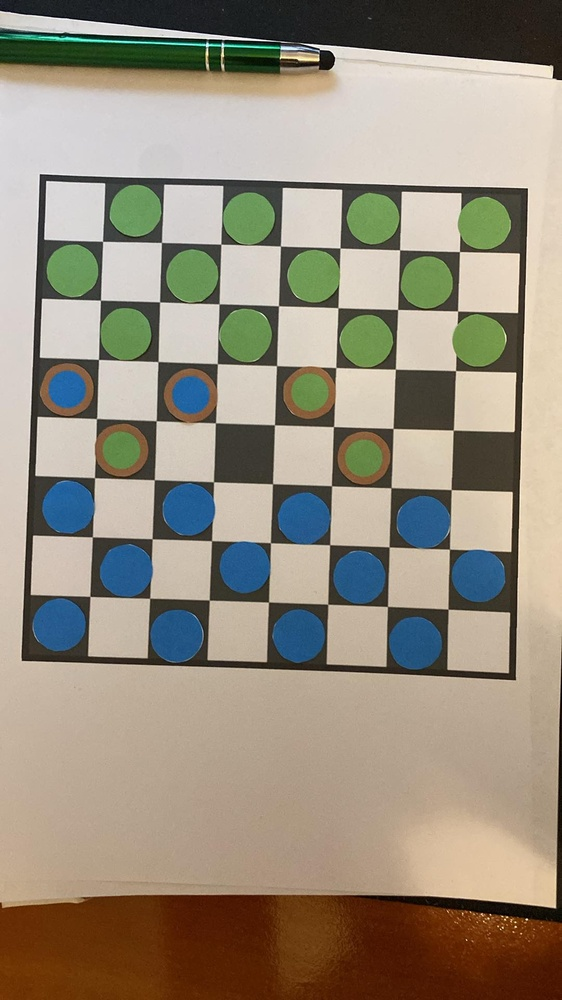
#> input picture computer_vision_scripts/plansza.jpg, 562 x 1000 px, shrunk from 1080 x 1920 before the run
$ python test.py
#> lines starting #> are read from the running program, lines starting #| are printed output that depends on the picture; after the words box and inside, x2 and y2 are one past the last pixel; in counts of white or black regions, pixels touching at a corner belong together
import copy
import cv2
import numpy as np
from math import atan2, cos, sin, sqrt, pi
import os
import json

class ImageProcess:
    def __init__(self, image):
        self.param1 = 70#regulacja
        self.param2 = 15#regulacja
        self.fields1 = self.fields2 = []
        self.FieldTable = [[1 for j in range(8)] for i in range(8)]
        self.img = image
        self.imageSplit()

    def imageSplit(self):
        # Przygotowanie obrazu do oceny, przekształcenie na odcienie szarości
        self.edgesImage = cv2.cvtColor(self.img, cv2.COLOR_BGR2GRAY)
        # Zastosowanie filtru medianowego
        self.edgesImage = cv2.medianBlur(self.edgesImage, 5)
        # Lub zastosowanie rozmycia Gaussowskiego
        #self.edgesImage = cv2.GaussianBlur(self.edgesImage, (3, 3), 0)

        # Algorytm Otsu do automatycznego wyznaczania progu binaryzacji, todo do sprawdzenia jak sobie radzi
        highThresh, thresh_im = cv2.threshold(self.edgesImage, 0, 255, cv2.THRESH_BINARY + cv2.THRESH_OTSU)
        lowThresh = 0.5 * highThresh
        #self.edgesImage = cv2.Canny(self.edgesImage, lowThresh, highThresh)
        self.edgesImage = cv2.Canny(self.edgesImage, self.param1, self.param2)

        board.showActualImage(self.edgesImage, 'edgesImage')
        # Pobranie rozmiaru obrazu
        rows, cols, depth = self.img.shape
        # Obrót o 180 stopni
        matrix = cv2.getRotationMatrix2D((cols / 2, rows / 2), -180, 1)
        self.trimmed = cv2.warpAffine(self.img, matrix, (cols, rows))
        #board.showActualImage(self.trimmed, 'edgesImageAfter')
        # Zbiór punktów na podstawie których wycinamy pionki
        dic = self.pointsToCut(rows, cols)
        #Przygotowanie wycinków wszystkich punktów
        self.cutAndSaveBoardFields(dic, rows, cols)

    def cutAndSaveBoardFields(self, dic, rows, cols):
        for i in range(8):
            for j in range(8):
                if (i + j) % 2 == 1:
                    x1 = dic[i, j][0] - 10 if (dic[i, j][0] - 10) > 0 else dic[i, j][0]
                    y1 = dic[i, j][1] - 10 if (dic[i, j][1] - 10) > 0 else dic[i, j][1]
                    x2 = dic[i, j][0] + int(cols/8) + 10 if (dic[i, j][0] + int(cols/8) + 10) < cols else dic[i, j][0] + int(cols/8)
                    y2 = dic[i, j][1] + int(rows/8) + 10 if (dic[i, j][1] + int(rows/8) + 10) < rows else dic[i, j][1] + int(rows/8)
                    #print(y1, y2, x1, x2)
                    self.FieldTable[i][j] = self.trimmed[y1:y2, x1:x2]

    def pointsToCut(self, rows, cols):
        points = []
        for i in range(1, rows - int(rows/8/2), int(rows/8)):
            for j in range(1, cols - int(cols/8/2), int(cols/8)):
                points.append([j, i])
        dic = {}
        for i in range(8):
            for j in range(8):
                dic[i, j] = points[8 * i + j]
        return dic

    def frame_table(self):
        # Pusta tablica, w ktorej beda pionki
        result = [[0 for _ in range(8)] for _ in range(8)]
        for i in range(8):
            for j in range(8):
                if (i + j) % 2 == 1:
                    # Wyszukiwanie pionka, określanie koloru oraz typu
                    result[i][j] = self.searchForPawn(self.FieldTable[i][j], [i, j])
        return self.valueForPawn(result)

    def valueForPawn(self, board):
        """
        1 - > WHITE
        2 - > WHITE_KING
        -1 - > BLACK
        -2 - > BLACK_KING
        """
        for i in range(8):
            for j in range(8):
                if board[i][j] == 1:
                    board[i][j] = 'W'
                elif board[i][j] == -1:
                    board[i][j] = 'B'
                elif board[i][j] == 2:
                    board[i][j] = 'WK'
                elif board[i][j] == -2:
                    board[i][j] = 'BK'
                else:
                    board[i][j] = '-'

        return np.rot90(board, k=2).tolist()
        # return np.rot90(board, k=2)

    def checkIsKing(self, img, radius, circle):
        # Sprawdzenie, czy pionek jest krolowka
        circles = cv2.HoughCircles(img, cv2.HOUGH_GRADIENT, 1, 20, param1=50, param2=23 , minRadius= int(radius/2), maxRadius= int(radius - 0.2 * radius))
        """circles = np.uint16(np.around(circles))
        for i in circles[0, :]:
        # Narysuj okrąg na obrazie img3
            cv2.circle(img, (i[0], i[1]), i[2], (255, 255, 255), 2)
        board.showActualImage(img, 'king?')"""
        if circles is None or not self.checkCircleIsCorrectKing(radius, circle, circles):
            return False
        else:
            return True

    def checkCircleIsCorrectKing(self, radius, circle, circles):
        THRESOLD = 5
        # Ocena, czy znaleziony okrag moze nalezec do krolowki
        for i in circles[0]:
            # print('this', radius, circle)
            # print(i)
#print(i[0] + i[2] < circle[0] + radius - THRESOLD, i[0] - i[2] > circle[0] - radius + THRESOLD, i[1] + i[2] < circle[1] + radius - THRESOLD, i[1] + i[2] > circle[1] - radius + THRESOLD)
            if (radius > i[2]
                and (circle[0] > i[0] - i[2] and circle[0] < i[0] + i[2]) and (circle[1] > i[1] - i[2] and circle[1] < i[1] + i[2])
                and (i[0] + i[2] < circle[0] + radius - THRESOLD) and (i[0] - i[2] > circle[0] - radius + THRESOLD)
                and (i[1] + i[2] < circle[1] + radius - THRESOLD) and(i[1] + i[2] > circle[1] - radius + THRESOLD)):
                return True
        return False

    def checkCircleIsCorrect(self, img, circles):
        # Sprawdzenie poprawnosci znalezionych okregow
        # img = cv2.Canny(img, 50, 150, apertureSize=3)
        contours, _ = cv2.findContours(img, cv2.RETR_EXTERNAL, cv2.CHAIN_APPROX_SIMPLE)
        maxCont = max(contours, key=cv2.contourArea)
        x, y, w, h = cv2.boundingRect(maxCont)
        for i in circles[0]:
            # print(w, h, i)
            # print(w + 0.1 * w > 2 * i[2], h + 0.1 * h  > 2 * i[2], w * 0.35 < i[2], h * 0.35 < i[2])
            if (w + 0.1 * w > 2 * i[2] or h + 0.1 * h > 2 * i[2]) and (w * 0.3 < i[2] or h * 0.3 < i[2]):
                return True, i
        # print("DIM: ", x, y, w, h)
        # print(circles[0])
        return False, []

    def searchForPawn(self, img, pos):
        # Przygotowanie obrazu do oceny
        img_color = copy.deepcopy(img)
        img = cv2.cvtColor(img, cv2.COLOR_BGR2GRAY)
        img_gray = copy.deepcopy(img)
        img = cv2.medianBlur(img, 5)
        img_copy = copy.deepcopy(img) # to ewentualnie moze byc przed Blurem, chociaż tak wydaje sie ok.
        # Binaryzacja
        x, dst = cv2.threshold(img, 50, 255, cv2.THRESH_BINARY)
        # Poprzedni sposob, niby dziala, ale nie dziala
        """#edges = cv2.GaussianBlur(img3, (3, 3), 0)
        #edges = cv2.Canny(edges, self.param1, self.param2)
        #circles = cv2.HoughCircles(edges, cv2.HOUGH_GRADIENT, 1, 20, param1=70, param2=20, minRadius=10, maxRadius=0)"""
        # Transformacja Hougha do znalezienia okręgów na obrazie, todo dodanie ustawiania
        circles = cv2.HoughCircles(copy.deepcopy(img), cv2.HOUGH_GRADIENT, 1, 20, param1=150 , param2=24, minRadius=0, maxRadius=100)
        # Nie ma okregow, to 0
        if circles is not None:
            # Na inty
            circles = np.uint16(np.around(circles))
            #Rysowanie do testów
            for i in circles[0, :]:
                cv2.circle(img, (i[0], i[1]), i[2], (255, 255, 255), 2)
            #board.showActualImage(img, 'circles')
            # Sprawdzenie okregow, wybranie najbardziej prawdopodobnego
            isGood, circle = self.checkCircleIsCorrect(img_gray, circles)
            if not isGood:
                return 0
        else:
            return 0
        #Rysowanie jak poszło wyszukiwanie okregow

        radius = circle[2]
        # Ocena, czy na obrazie znajduje sie drugi okrag - damka
        isKing = self.checkIsKing(img_copy, radius, circle)
        # Obliczenie sredniej pikseli wokol srodka okregu
        d = int(circle[2] / 1.6)
        x = circle[0]
        y = circle[1]
        suma = [0, 0, 0]
        x_p = y-d if y-d > 0 else 0
        y_p = x-d if x-d > 0 else 0
        for row in img_color[x_p:y+d, y_p:x+d]:
            for px in row:
                suma[0] += px[0]
                suma[1] += px[1]
                suma[2] += px[2]
                #bgr, b > g
        #board.showActualImage(img_color, 'circles')
        if suma[0] > suma[1]:
            return 2 if isKing else 1
        else:
            return -2 if isKing else -1
        # """if suma > thr:
        #     cv2.circle(img, (el[0], el[1]), el[2], (255, 0, 0), 2)
        # else:
        #     cv2.circle(img, (el[0], el[1]), el[2], (255, 255, 255), 2)"""

class Board:
    def __init__(self, image):
#> called with image = 'computer_vision_scripts/plansza.jpg'
        self.image = cv2.imread(image)
#> self.image is the input picture: shape (1000, 562, 3); mean B, G, R 125.8, 142.2, 151.6
        self.gray = cv2.cvtColor(self.image, cv2.COLOR_BGR2GRAY)
        self.board = self.getOnlyBoard(self.image)

    def setNewAttribute(self, image):
        self.image = image
        self.gray = cv2.cvtColor(image, cv2.COLOR_BGR2GRAY)

    def getOnlyBoard(self, image):
        # Skorygowanie orientacji (jeżeli plansza jest pochylona)
        adjusted_image = self.ImproveOrientation(image)
        if adjusted_image is not None:
            # Detekcja krawędzi
            self.edges = cv2.Canny(self.gray, 50, 150, apertureSize=3)
            # Znalezienie konturów
            contours, _ = cv2.findContours(self.edges, cv2.RETR_EXTERNAL, cv2.CHAIN_APPROX_SIMPLE)
            # Pobranie największego konturu z obrazu(plansza)
            maxCont = max(contours, key=cv2.contourArea)
            # Pobranie oraz przyciecie obrazu na podsatwie maxCont
            x, y, w, h = cv2.boundingRect(maxCont)
            board = adjusted_image[y:y+h, x:x+w]
            self.setNewAttribute(copy.deepcopy(board))
            # Wyświetlenie wynikowego wyciętego fragmentu
            self.showActualImage(board, 'Po wycieciu:')
            #sprawdzenie, czy plansza jest zaslonieta, progi do dodania
            if self.checkImageIsCovered(copy.deepcopy(board)):
                return None
            return board

    def ImproveOrientation(self, image):
        # Detekcja krawędzi
        edges = cv2.Canny(self.gray, 50, 150, apertureSize=3)
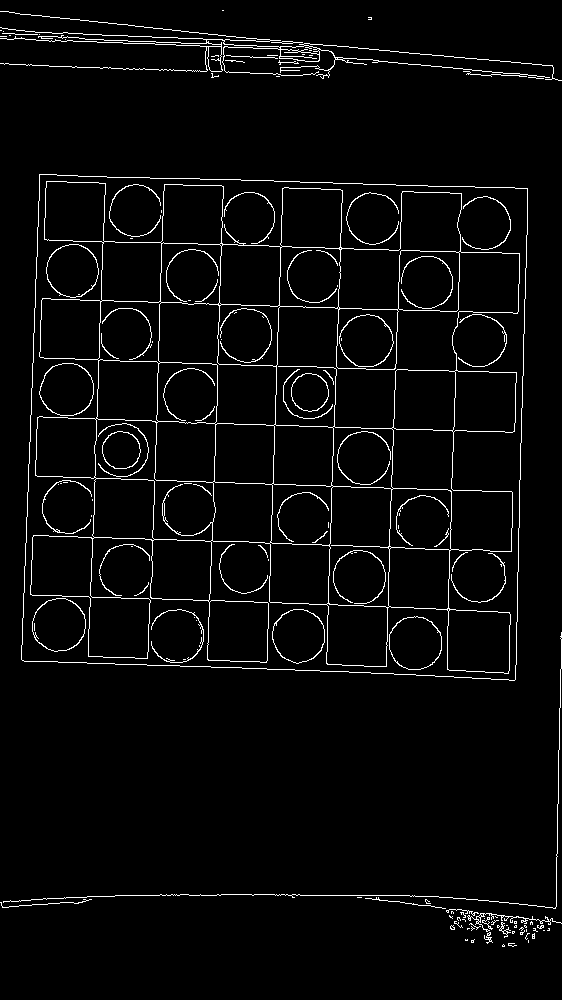
#> edges: shape (1000, 562); 3.5% white in thin lines or dots
        # Znalezienie konturów
        contours, _ = cv2.findContours(edges, cv2.RETR_EXTERNAL, cv2.CHAIN_APPROX_SIMPLE)
#> contours = 63 contours, 58 with area under 20; largest, box (x1, y1, x2, y2) and area: (21, 174, 528, 681) 239714, (0, 11, 562, 81) 894, (467, 913, 562, 932) 80, (499, 922, 511, 938) 27, (271, 41, 303, 44) 22
        # Sprawdzenie, czy znaleziono kontury
        if contours:
            # Znalezienie największego obszaru (najprawdopodobniej planszy)
            maxContour = max(contours, key=cv2.contourArea)
#> maxContour = contour of 134 points, box (x1, y1, x2, y2) (21, 174, 528, 681), area 239714
            # Pobranie współrzędnych prostokąta otaczającego kontur
            x, y, w, h = cv2.boundingRect(maxContour)
#> x = 21; y = 174; w = 507; h = 507
            # Obliczenie kąta nachylenia planszy
            #angle = cv2.minAreaRect(maxContour)[-1]
            #print('angle1', angle)
            angle = self.getOrientation(copy.deepcopy(image))
            #print('angle2', angle)
            if angle < 10:
                # Korekta orientacji przy użyciu transformacji afinicznej
                M = cv2.getRotationMatrix2D((x + w / 2, y + h / 2), angle, 1)
                adjusted_image = cv2.warpAffine(image, M, (image.shape[1], image.shape[0]))
                #self.showActualImage(image, '123', False)
                #self.showActualImage(adjusted_image, '1234')
                self.setNewAttribute(adjusted_image)
                return adjusted_image
            else:
                return image
        else:
            return None

    def getOrientation(self, img):
        # Konwersja obrazu na odcienie szarości
        gray = cv2.cvtColor(img, cv2.COLOR_BGR2GRAY)
        # Binaryzacja obrazu
        _, bw = cv2.threshold(gray, 50, 255, cv2.THRESH_BINARY | cv2.THRESH_OTSU)
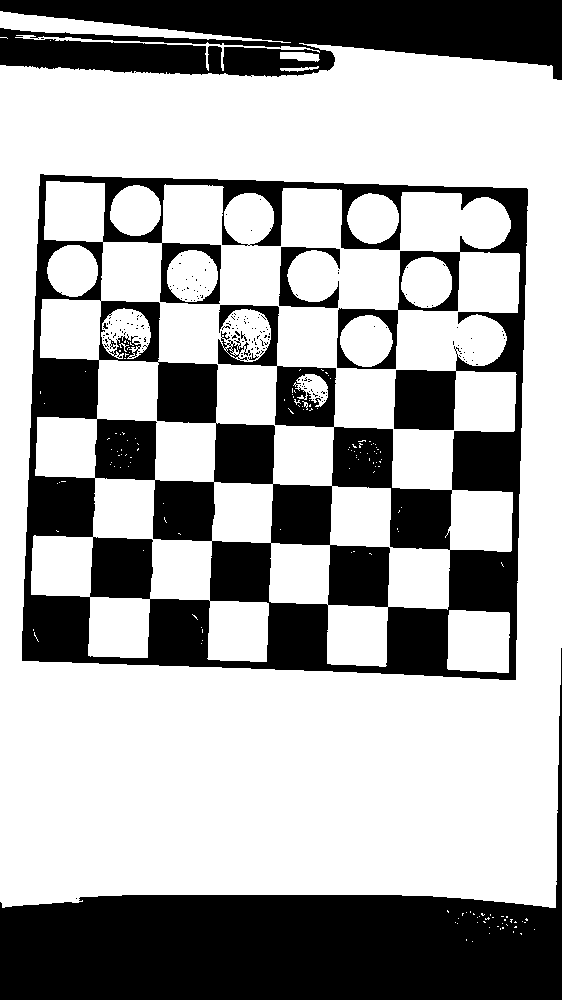
#> bw: shape (1000, 562); 65.9% white; 173 black regions (166 under 20 px)
        # Znajdowanie konturów w obrazie
        contours, _ = cv2.findContours(bw, cv2.RETR_LIST, cv2.CHAIN_APPROX_NONE)
#> contours = 467 contours, 423 with area under 20; largest, box (x1, y1, x2, y2) and area: (0, 43, 562, 908) 465546, (21, 173, 529, 681) 240619, (31, 181, 520, 667) 174455, (331, 426, 453, 551) 7326, (89, 536, 154, 600) 3696
        # Wybór konturu o największej powierzchni
        pts = max(contours, key=cv2.contourArea)
#> pts = contour of 2893 points, box (x1, y1, x2, y2) (0, 43, 562, 908), area 465546

        sz = len(pts)
#> sz = 2893
        # Przygotowanie danych punktów dla PCA
        data_pts = np.empty((sz, 2), dtype=np.float64)
        for i in range(data_pts.shape[0]):
            data_pts[i,0] = pts[i,0,0]
            data_pts[i,1] = pts[i,0,1]
#> after the loop, data_pts = 2893 pairs, first value 0 to 561, second value 43 to 907

        mean = np.empty((0))
        # PCA (analiza głównych składowych)
        mean, eigenvectors, eigenvalues = cv2.PCACompute2(data_pts, mean)
#> mean = [[279.5, 471.9]]; eigenvectors = [[-0.0186, 1], [1, 0.0186]]; eigenvalues = [106975.9, 55691.3]

        # Środek ciężkości konturu
        cntr = (int(mean[0,0]), int(mean[0,1]))
#> cntr = (279, 471)
        # Rysowanie punktu środka ciężkości
        cv2.circle(img, cntr, 3, (255, 0, 255), 2)
#> img: shape (1000, 562, 3); 0.01% of pixels changed, all inside (x1, y1, x2, y2) = (275, 467, 284, 476)

        # Punkt p1 i p2 do rysowania osi orientacji
        p1 = (cntr[0] + 0.02 * eigenvectors[0,0] * eigenvalues[0,0], cntr[1] + 0.02 * eigenvectors[0,1] * eigenvalues[0,0])
#> p1 = (239.1, 2610.1)
        p2 = (cntr[0] - 0.02 * eigenvectors[1,0] * eigenvalues[1,0], cntr[1] - 0.02 * eigenvectors[1,1] * eigenvalues[1,0])
#> p2 = (-834.6, 450.2)

        # Obliczenie kąta orientacji
        angle = atan2(eigenvectors[0,1], eigenvectors[0,0])
#> angle = 1.59
#> in ImproveOrientation, `M = cv2.getRotationMatrix2D((x + w / 2, y + h / 2), angle, 1)`: M = [[1, 0.0277, -11.75], [-0.0277, 1, 7.78]]
#> in getOnlyBoard, `self.edges = cv2.Canny(self.gray, 50, 150, apertureSize=3)`:
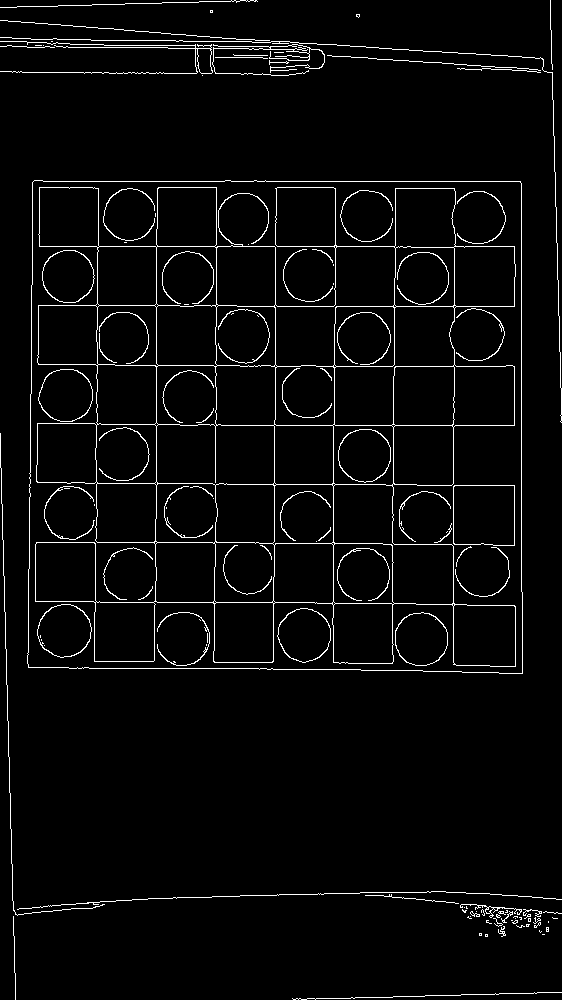
#> self.edges: shape (1000, 562); 3.6% white in thin lines or dots
#> in getOnlyBoard, `contours, _ = cv2.findContours(self.edges, cv2.RETR_EXTERNAL, cv2.CHAI..`: contours = 61 contours, 57 with area under 20; largest, box (x1, y1, x2, y2) and area: (27, 180, 523, 674) 239738, (0, 41, 213, 74) 328, (212, 44, 325, 76) 200, (460, 904, 522, 918) 70
#> in getOnlyBoard, `maxCont = max(contours, key=cv2.contourArea)`: maxCont = contour of 78 points, box (x1, y1, x2, y2) (27, 180, 523, 674), area 239738
#> in getOnlyBoard, `x, y, w, h = cv2.boundingRect(maxCont)`: x = 27; y = 180; w = 496; h = 494
#> in setNewAttribute (call 2), `self.gray = cv2.cvtColor(image, cv2.COLOR_BGR2GRAY)`:
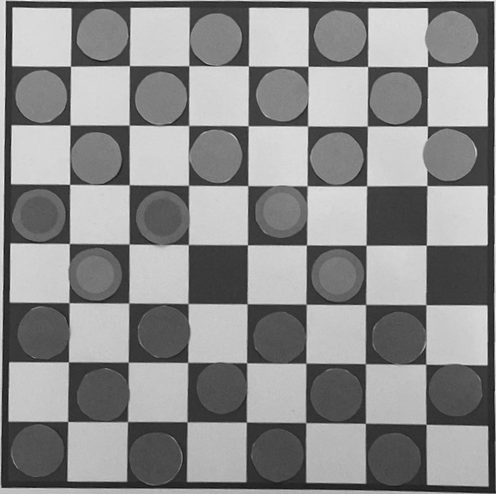
#> self.gray: shape (494, 496); min 19, max 245, mean 140

        # Zwrócenie obliczonego kąta orientacji
        return angle

    def checkImageIsCovered(self, img):
        #Sprawdzamy, czy plansza jest czyms zakryta po wycieciu
        gray = cv2.cvtColor(img, cv2.COLOR_BGR2GRAY)
        edges = cv2.Canny(gray, 50, 150, apertureSize=3)
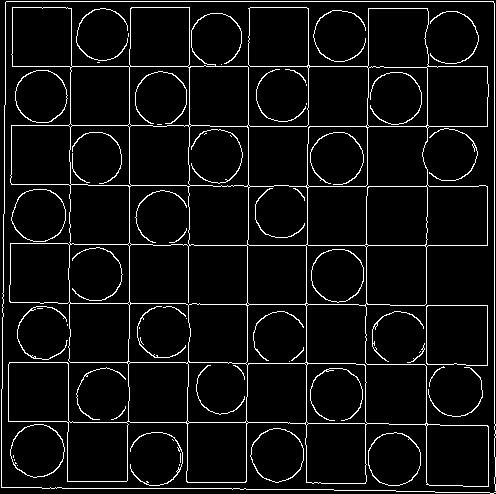
#> edges: shape (494, 496); 6% white in thin lines or dots
        h, w = edges.shape
        size = h * w
        contours, _ = cv2.findContours(self.edges, cv2.RETR_EXTERNAL, cv2.CHAIN_APPROX_SIMPLE)
        maxContour = max(contours, key=cv2.contourArea)
#> maxContour has the same summary as maxCont in getOnlyBoard
        return cv2.contourArea(maxContour) < 0.6 * size

    def setNewAttribute(self, image):
        self.image = image
        self.gray = cv2.cvtColor(image, cv2.COLOR_BGR2GRAY)

    def showActualImage(self, image, title="image", wait=True, destroy=False):
        cv2.imshow(title, image)
        if wait == True:
            cv2.waitKey(0)
        if destroy == True:
            cv2.destroyAllWindows()

# [39 lines left out: functions checkIfValid, deleteBoardJSON, modifyBoardJSON, InitialiseBoardJSON, not called in this run]

def countPawnAmount(board):
    pawn_counter = 0
    for row in board:
          for cell in row:
            if cell != '-':
              pawn_counter+=1
    return pawn_counter


if __name__ == "__main__":
    script_directory = os.path.dirname(os.path.abspath(__file__))
    image_path = os.path.join(script_directory, 'plansza.jpg')
    board = Board(image_path)# Wycięcie samej planszy z obrazu
    if board.board is not None:
        proc = ImageProcess(board.board)
#> in imageSplit, `highThresh, thresh_im = cv2.threshold(self.edgesImage, 0, 255, cv2.THR..`:
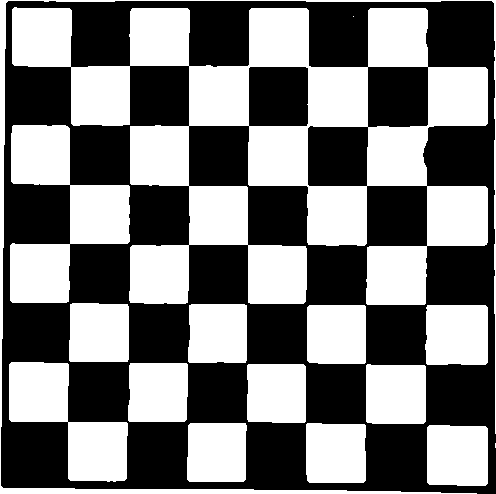
#> thresh_im: shape (494, 496); 48% white; 16 white regions (2 under 20 px), largest, box (x1, y1, x2, y2) and area: (12, 7, 488, 305) 59889, (10, 125, 130, 303) 10516, (9, 362, 128, 482) 7026
#> in imageSplit, `highThresh, thresh_im = cv2.threshold(self.edgesImage, 0, 255, cv2.THR..`: highThresh = 142
#> in imageSplit, `lowThresh = 0.5 * highThresh`: lowThresh = 71
#> in imageSplit, `self.edgesImage = cv2.Canny(self.edgesImage, self.param1, self.param2)`:
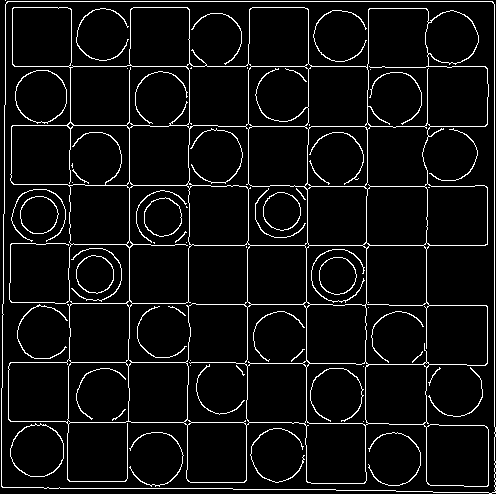
#> self.edgesImage: shape (494, 496); 6.2% white in thin lines or dots
#> (the rest of the program and of its run is left out)
